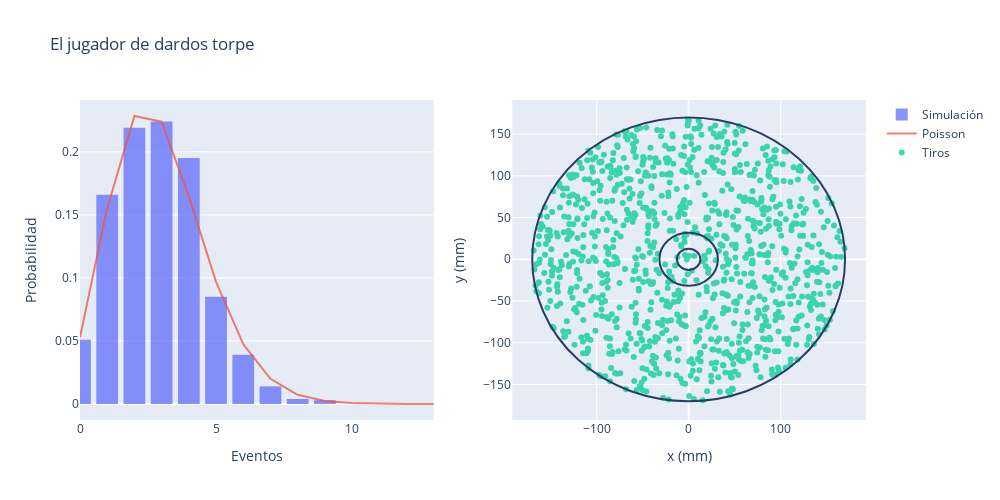

Here is the notebook cell this chart was saved with:
### Markdown cell above
## Solución
### Set-up:

* Simular tiros de dardos dentro del círculo delimitado por el anillo doble de `r_doble=170` mm de radio. Voy a suponer que la probabilidad de los tiros es uniforme dentro del círculo.

* Calcular la probabilidad de que los tiros caigan en el blanco externa, el cual es un anillo con `r_int=12.7` mm de radio interno y `r_ext=31.8` mm de radio externo.

* Simular (`LanzarDardos`) una corrida de `n_lanzamientos=100` lanzamientos de dardos y realizar `n_ensemble=1000` corridas.

* Comparar con la distribución de Poisson (eventos raros). Siendo $\mu$ el número de éxitos promedio y $K$ variable aleatoria del número de éxitos.

$$
P(K=k) = \exp(-\mu) \frac{\mu^k}{k!}
$$

### Code cell
%run ./ej8.py

### Figure 1 — Plotly figure (JSON) as saved in the notebook; plotly's stock layout.template omitted (floating-point values rounded to 4 significant figures; data arrays with more than 128 entries replaced by an {"elided": "..."} marker saying what was removed)
{"data": [{"histnorm": "probability", "name": "Simulación", "opacity": 0.75, "type": "histogram", "x": {"elided": "1000 int values"}, "xaxis": "x", "yaxis": "y"}, {"name": "Poisson", "opacity": 0.75, "type": "scatter", "x": [0, 1, 2, 3, 4, 5, 6, 7, 8, 9, 10, 11, 12, 13, 14, 15, 16, 17, 18, 19, 20, 21, 22, 23, 24, 25, 26, 27, 28, 29, 30, 31, 32, 33, 34, 35, 36, 37, 38, 39, 40, 41, 42, 43, 44, 45, 46, 47, 48, 49, 50, 51, 52, 53, 54, 55, 56, 57, 58, 59, 60, 61, 62, 63, 64, 65, 66, 67, 68, 69, 70, 71, 72, 73, 74, 75, 76, 77, 78, 79, 80, 81, 82, 83, 84, 85, 86, 87, 88, 89, 90, 91, 92, 93, 94, 95, 96, 97, 98, 99], "xaxis": "x", "y": [0.05281, 0.1553, 0.2284, 0.2239, 0.1646, 0.09684, 0.04747, 0.01994, 0.007331, 0.002396, 0.0007046, 0.0001884, 4.617e-05, 1.044e-05, 2.194e-06, 4.302e-07, 7.908e-08, 1.368e-08, 2.235e-09, 3.46e-10, 5.088e-11, 7.125e-12, 9.525e-13, 1.218e-13, 1.493e-14, 1.756e-15, 1.986e-16, 2.163e-17, 2.272e-18, 2.304e-19, 2.259e-20, 2.143e-21, 1.97e-22, 1.756e-23, 1.519e-24, 1.276e-25, 1.042e-26, 8.286e-28, 6.413e-29, 4.836e-30, 3.556e-31, 2.551e-32, 1.786e-33, 1.222e-34, 8.165e-36, 5.336e-37, 3.412e-38, 2.135e-39, 1.308e-40, 7.851e-42, 4.618e-43, 2.663e-44, 1.506e-45, 8.358e-47, 4.552e-48, 2.434e-49, 1.278e-50, 6.595e-52, 3.344e-53, 1.667e-54, 8.171e-56, 3.94e-57, 1.869e-58, 8.724e-60, 4.009e-61, 1.814e-62, 8.083e-64, 3.548e-65, 1.535e-66, 6.541e-68, 2.748e-69, 1.138e-70, 4.65e-72, 1.873e-73, 7.445e-75, 2.919e-76, 1.13e-77, 4.315e-79, 1.627e-80, 6.057e-82, 2.227e-83, 8.085e-85, 2.9e-86, 1.027e-87, 3.597e-89, 1.245e-90, 4.257e-92, 1.439e-93, 4.809e-95, 1.589e-96, 5.193e-98, 1.678e-99, 5.365e-101, 1.697e-102, 5.308e-104, 1.643e-105, 5.034e-107, 1.526e-108, 4.581e-110, 1.361e-111], "yaxis": "y"}, {"mode": "markers", "name": "Tiros", "opacity": 0.75, "type": "scatter", "x": {"elided": "1000 float values"}, "xaxis": "x2", "y": {"elided": "1000 float values"}, "yaxis": "y2"}], "layout": {"bargap": 0.2, "height": 500, "shapes": [{"type": "circle", "x0": -170, "x1": 170, "xref": "x2", "y0": -170, "y1": 170, "yref": "y2"}, {"type": "circle", "x0": -12.7, "x1": 12.7, "xref": "x2", "y0": -12.7, "y1": 12.7, "yref": "y2"}, {"type": "circle", "x0": -31.8, "x1": 31.8, "xref": "x2", "y0": -31.8, "y1": 31.8, "yref": "y2"}], "title": {"text": "El jugador de dardos torpe"}, "width": 1000, "xaxis": {"anchor": "y", "domain": [0, 0.45], "range": [0, 13], "title": {"text": "Eventos"}}, "xaxis2": {"anchor": "y2", "domain": [0.55, 1], "title": {"text": "x (mm)"}}, "yaxis": {"anchor": "x", "domain": [0, 1], "title": {"text": "Probabilidad"}}, "yaxis2": {"anchor": "x2", "domain": [0, 1], "title": {"text": "y (mm)"}}}}
